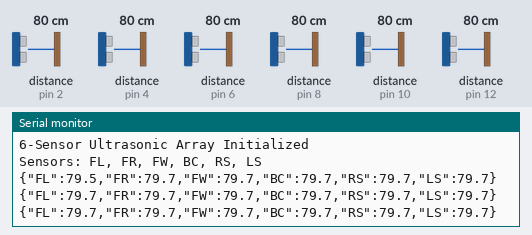
Bench run of a sketch on a simulated Arduino Uno, built with avr-gcc and run on an emulated ATmega328P. On the bench: the last lines printed to the serial monitor. Wiring (inferred from the names in the program): 6 × ultrasonic range finder: trigger pin 3, echo pin 2 / trigger pin 5, echo pin 4 / trigger pin 7, echo pin 6 / trigger pin 9, echo pin 8 / trigger pin 11, echo pin 10 / trigger pin 13, echo pin 12. Inputs (shaded band) come from the test bench; at power-on: distance to the obstacle (sensors on pin 2, pin 4, pin 6, pin 8, pin 10, pin 12) 80 cm. The echo pulse lasts 58.3 µs per cm.

Above: at 1.2 s.
1.3 s: distance to the obstacle (sensor on pin 2) set to 2 cm
At 1.9 s:
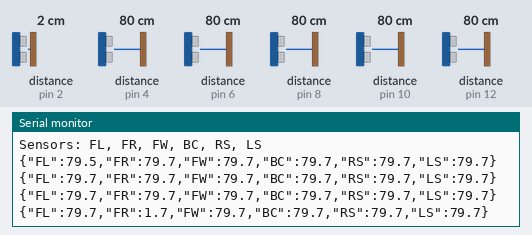
2.8 s: distance to the obstacle (sensor on pin 4) set to 2 cm
At 3.18 s:
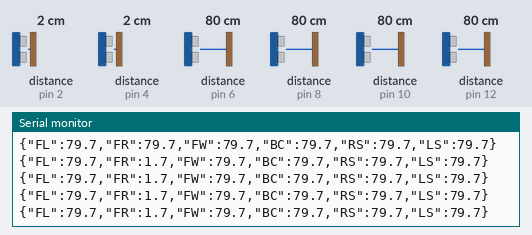
4.3 s: distance to the obstacle (sensor on pin 6) set to 2 cm
At 4.45 s:
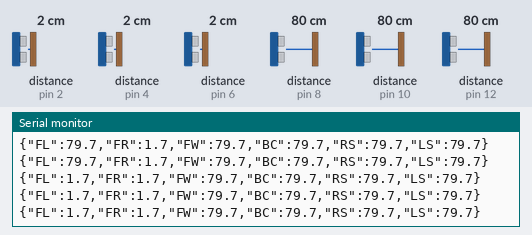
5.8 s: distance to the obstacle (sensor on pin 2) set to 4 cm
At 6.13 s:
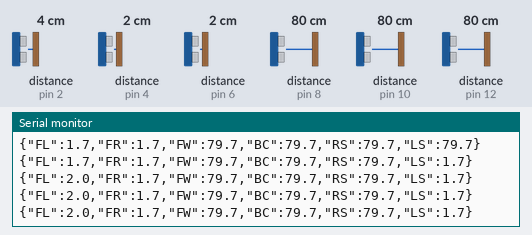
8.8 s: distance to the obstacle (sensor on pin 8) set to 2 cm
At 9.06 s:
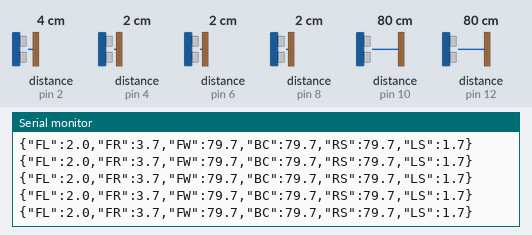
10.3 s: distance to the obstacle (sensor on pin 10) set to 2 cm
At 10.3 s:
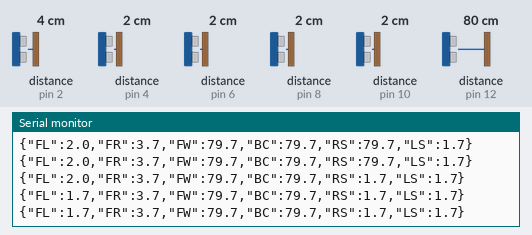
Timing chart, 0 to 12.8 s (numbered marks = the images above; inputs shaded):
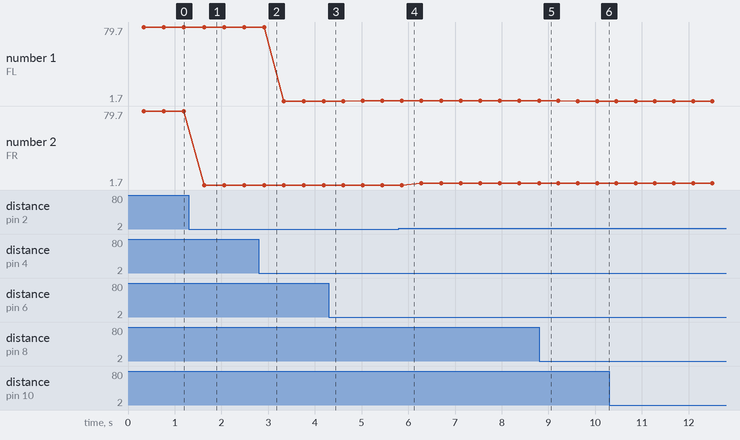

The sketch:

ultrasonic_6_sensors.ino
```cpp
/*
 * Arduino Ultrasonic Sensor Array - 6 Sensors
 * 5 HC-SR04 + 1 Waterproof Ultrasonic
 * Sends distance data to Raspberry Pi via Serial
 *
 * Sensor Configuration:
 *   FL = Front Left
 *   FR = Front Right
 *   FW = Front Waterproof (center)
 *   BC = Back Center
 *   LS = Left Side
 *   RS = Right Side
 */

// Pin definitions based on your wiring
#define TRIG_FL 5   // Front Left
#define ECHO_FL 4

#define TRIG_FR 3   // Front Right
#define ECHO_FR 2

#define TRIG_FW 13  // Front Waterproof (center)
#define ECHO_FW 12

#define TRIG_BC 11  // Back Center
#define ECHO_BC 10

#define TRIG_RS 9   // Right Side
#define ECHO_RS 8

#define TRIG_LS 7   // Left Side
#define ECHO_LS 6

// Maximum distance to measure (in cm)
#define MAX_DISTANCE 400

// Sensor data structure
struct SensorData {
  float frontLeft;
  float frontRight;
  float frontWaterproof;
  float backCenter;
  float rightSide;
  float leftSide;
};

SensorData distances;

void setup() {
  // Initialize serial communication at 115200 baud
  Serial.begin(115200);

  // Set up all trigger pins as OUTPUT
  pinMode(TRIG_FL, OUTPUT);
  pinMode(TRIG_FR, OUTPUT);
  pinMode(TRIG_FW, OUTPUT);
  pinMode(TRIG_BC, OUTPUT);
  pinMode(TRIG_RS, OUTPUT);
  pinMode(TRIG_LS, OUTPUT);

  // Set up all echo pins as INPUT
  pinMode(ECHO_FL, INPUT);
  pinMode(ECHO_FR, INPUT);
  pinMode(ECHO_FW, INPUT);
  pinMode(ECHO_BC, INPUT);
  pinMode(ECHO_RS, INPUT);
  pinMode(ECHO_LS, INPUT);

  // Wait for serial connection
  while (!Serial) {
    ; // wait for serial port to connect
  }

  Serial.println("6-Sensor Ultrasonic Array Initialized");
  Serial.println("Sensors: FL, FR, FW, BC, RS, LS");
}

void loop() {
  // Read all 6 sensors with delays to avoid interference

  distances.frontLeft = readDistance(TRIG_FL, ECHO_FL);
  delay(50);

  distances.frontRight = readDistance(TRIG_FR, ECHO_FR);
  delay(50);

  distances.frontWaterproof = readDistance(TRIG_FW, ECHO_FW);
  delay(50);

  distances.backCenter = readDistance(TRIG_BC, ECHO_BC);
  delay(50);

  distances.rightSide = readDistance(TRIG_RS, ECHO_RS);
  delay(50);

  distances.leftSide = readDistance(TRIG_LS, ECHO_LS);
  delay(50);

  // Send data in JSON format
  sendSensorData();

  // Update rate: approximately 10Hz
  delay(100);
}

float readDistance(int trigPin, int echoPin) {
  // Clear the trigger pin
  digitalWrite(trigPin, LOW);
  delayMicroseconds(2);

  // Send 10 microsecond pulse to trigger
  digitalWrite(trigPin, HIGH);
  delayMicroseconds(10);
  digitalWrite(trigPin, LOW);

  // Read the echo pin with 30ms timeout
  long duration = pulseIn(echoPin, HIGH, 30000);

  // Calculate distance in cm
  // Speed of sound = 343 m/s = 0.0343 cm/µs
  // Distance = (duration * 0.0343) / 2 = duration * 0.01715
  float distance = duration * 0.01715;

  // Return 0 if out of range or no echo
  if (distance == 0 || distance > MAX_DISTANCE) {
    return 0;
  }

  return distance;
}

void sendSensorData() {
  // CRITICAL: Must use EXACT names: FL, FR, FW, BC, RS, LS
  // Format: {"FL":123.4,"FR":234.5,"FW":345.6,"BC":456.7,"RS":567.8,"LS":678.9}

  Serial.print("{");

  Serial.print("\"FL\":");
  Serial.print(distances.frontLeft, 1);

  Serial.print(",\"FR\":");
  Serial.print(distances.frontRight, 1);

  Serial.print(",\"FW\":");
  Serial.print(distances.frontWaterproof, 1);

  Serial.print(",\"BC\":");
  Serial.print(distances.backCenter, 1);

  Serial.print(",\"RS\":");
  Serial.print(distances.rightSide, 1);

  Serial.print(",\"LS\":");
  Serial.print(distances.leftSide, 1);

  Serial.println("}");
}
```

Measured:
- after the input at 1.3 s, the serial monitor: prints a new line after 0.33 s (image 1)
- plotted number 1: 1.7 → 2 after the input at 4.3 s
- plotted number 2: 79.7 → 1.7 after the input at 1.3 s, 1.7 → 3.7 after the input at 5.8 s
